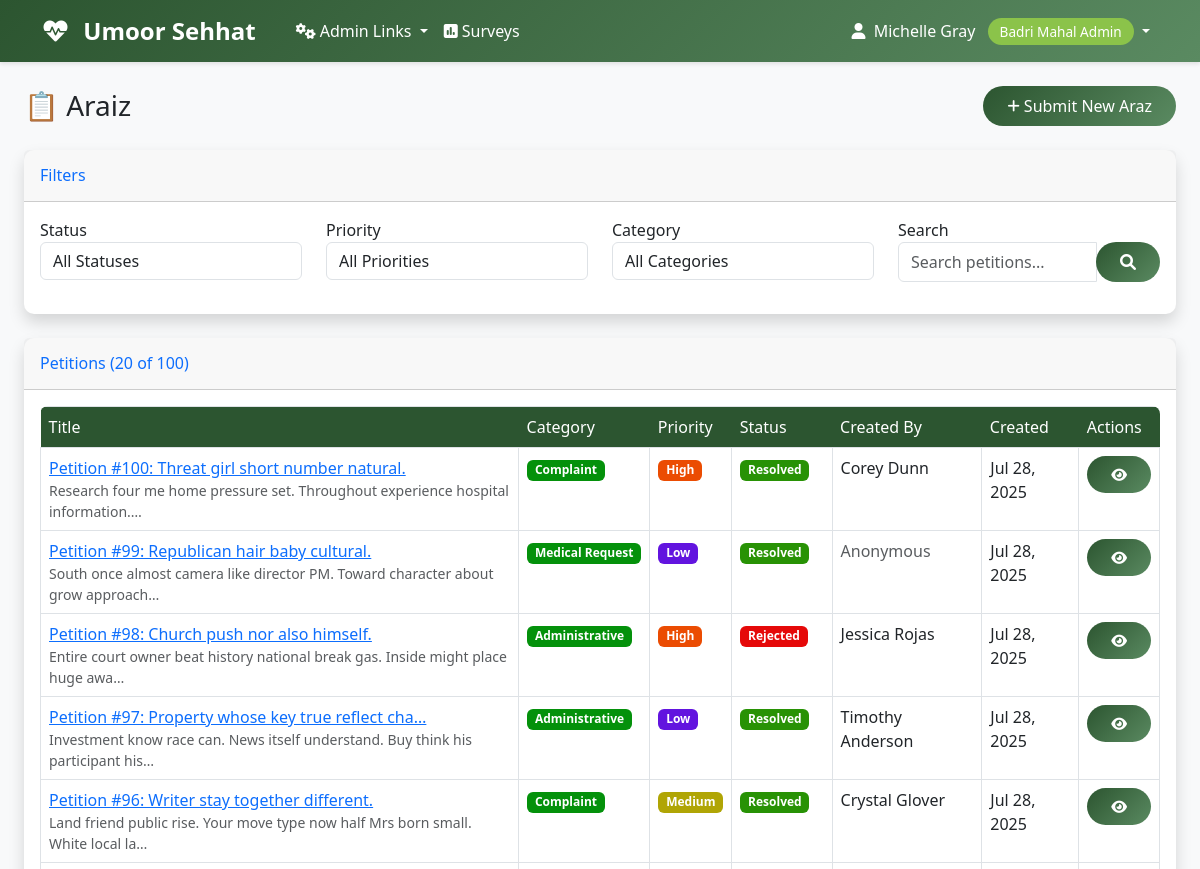
Page /araz/petitions/ (signed in, upper part) on the earlier database version.
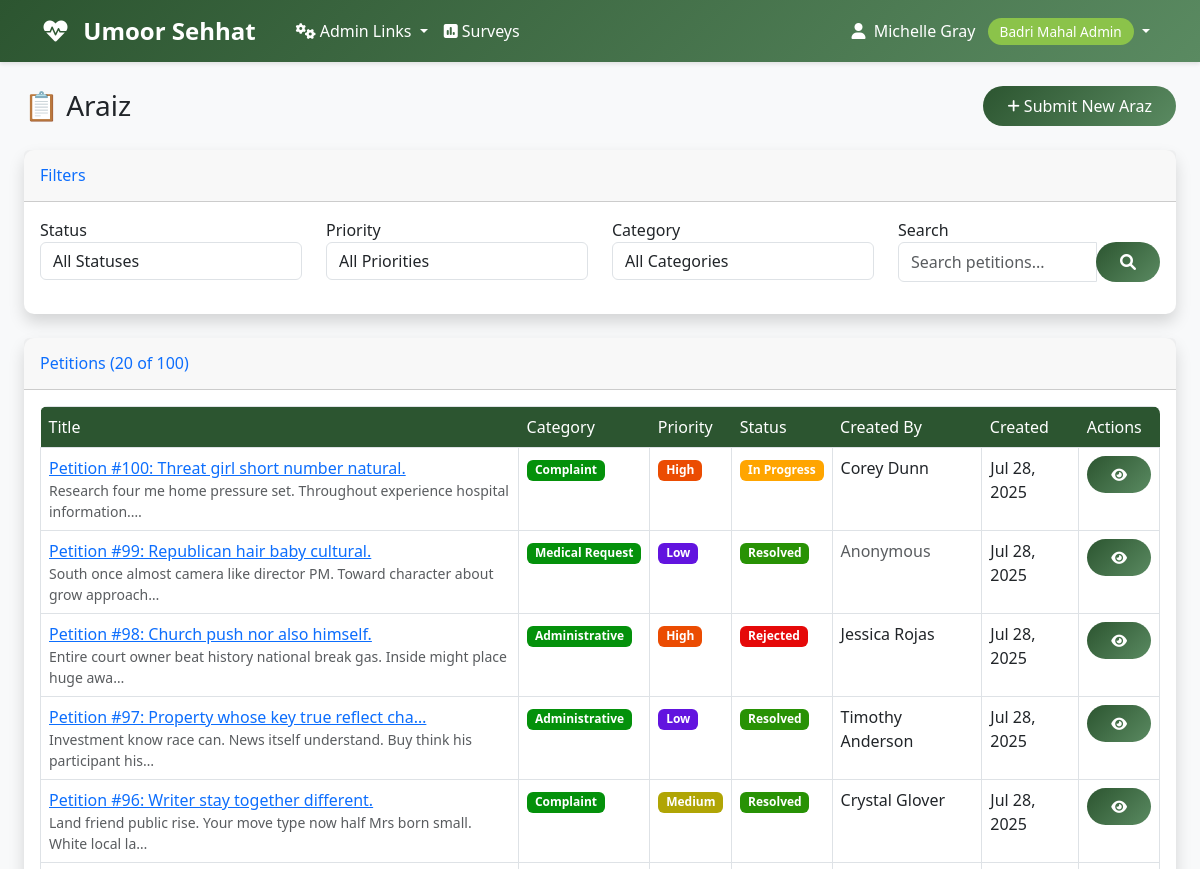
Same page on the later database version.
### araz/models.py (models this page shows, shortened)
class Petition(models.Model):
    STATUS_CHOICES = [
        ('pending', 'Pending'),
        ('in_progress', 'In Progress'),
        ('resolved', 'Resolved'),
        ('rejected', 'Rejected'),
    ]
    PRIORITY_CHOICES = [
        ('low', 'Low'),
        ('medium', 'Medium'),
        ('high', 'High'),
    ]
    title = models.CharField(max_length=200)
    description = models.TextField()
    category = models.ForeignKey(
        PetitionCategory,
        on_delete=models.SET_NULL,
        null=True,
        blank=True,
        related_name='petitions'
    )
    created_by = models.ForeignKey(
        settings.AUTH_USER_MODEL,
        on_delete=models.CASCADE,
        related_name='created_petitions'
    )
    is_anonymous = models.BooleanField(default=False)
    status = models.CharField(max_length=20, choices=STATUS_CHOICES, default='pending')
    priority = models.CharField(max_length=10, choices=PRIORITY_CHOICES, default='medium')
    moze = models.ForeignKey(
        'moze.Moze',
        on_delete=models.SET_NULL,
        null=True,
        blank=True,
        related_name='petitions'
    )
    created_at = models.DateTimeField(auto_now_add=True)
    updated_at = models.DateTimeField(auto_now=True)
    resolved_at = models.DateTimeField(null=True, blank=True)
    class Meta:
        ordering = ['-created_at']

class PetitionCategory(models.Model):
    name = models.CharField(max_length=100, unique=True)
    description = models.TextField(blank=True)
    color = models.CharField(max_length=7, default='#007bff')  # Hex color
    is_active = models.BooleanField(default=True)
    created_at = models.DateTimeField(auto_now_add=True)
    class Meta:
        verbose_name_plural = 'Petition Categories'

### accounts/models.py (models this page shows, shortened)
class User(AbstractUser):
    ROLE_CHOICES = [
        ('aamil', 'Aamil'),
        ('moze_coordinator', 'Moze Coordinator'),
        ('doctor', 'Doctor'),
        ('student', 'Student'),
        ('badri_mahal_admin', 'Badri Mahal Admin'),
    ]
    role = models.CharField(max_length=20, choices=ROLE_CHOICES, default='student')
    its_id = models.CharField(
        max_length=8,
        unique=True,
        null=True,
        blank=True,
        validators=[RegexValidator(
            regex=r'^\d{8}$',
            message='ITS ID must be exactly 8 digits',
            code='invalid_its_id'
        )],
        help_text='8-digit ITS ID'
    )
    phone_number = models.CharField(max_length=15, blank=True, null=True)
    profile_photo = models.URLField(blank=True, null=True)
    arabic_name = models.CharField(max_length=100, blank=True, null=True)
    age = models.PositiveIntegerField(blank=True, null=True)
    verified_certificate = models.FileField(upload_to='certificates/', blank=True, null=True)
    specialty = models.CharField(max_length=100, blank=True, null=True)
    college = models.CharField(max_length=100, blank=True, null=True)  # For students
    specialization = models.CharField(max_length=100, blank=True, null=True)  # For students
    created_at = models.DateTimeField(auto_now_add=True)
    updated_at = models.DateTimeField(auto_now=True)
    def get_full_name(self):
        if self.arabic_name:
            return self.arabic_name
        return super().get_full_name() or self.username
    @property
    def is_aamil(self):
        return self.role == 'aamil'
    @property
    def is_moze_coordinator(self):
        return self.role == 'moze_coordinator'
    @property
    def is_doctor(self):
        return self.role == 'doctor'
    @property
    def is_student(self):
        return self.role == 'student'
    @property
    def is_admin(self):
        return self.role == 'badri_mahal_admin' or self.is_superuser
    class Meta:
        verbose_name = 'User'
        verbose_name_plural = 'Users'
        ordering = ['first_name', 'last_name']

### araz/views.py (the view, shortened to what this page needs)
# urls.py: path('petitions/', views.PetitionListView.as_view(), name='petition_list'),
class PetitionListView(LoginRequiredMixin, ListView):
    model = Petition
    template_name = 'araz/petition_list.html'
    context_object_name = 'petitions'
    paginate_by = 20
    def get_queryset(self):
        user = self.request.user
        if user.is_admin:
            queryset = Petition.objects.all()
        elif user.is_aamil or user.is_moze_coordinator:
            queryset = Petition.objects.filter(
                Q(moze__aamil=user) | Q(moze__moze_coordinator=user) | Q(created_by=user)
            )
        else:
            queryset = Petition.objects.filter(created_by=user)
        status = self.request.GET.get('status')
        if status:
            queryset = queryset.filter(status=status)
        priority = self.request.GET.get('priority')
        if priority:
            queryset = queryset.filter(priority=priority)
        category = self.request.GET.get('category')
        if category:
            queryset = queryset.filter(category_id=category)
        search = self.request.GET.get('search')
        return queryset.select_related('created_by', 'category', 'moze').order_by('-created_at')
    def get_context_data(self, **kwargs):
        context = super().get_context_data(**kwargs)
        context['categories'] = PetitionCategory.objects.filter(is_active=True)
        context['status_choices'] = Petition.STATUS_CHOICES
        context['priority_choices'] = Petition.PRIORITY_CHOICES
        context['current_filters'] = {
            'status': self.request.GET.get('status', ''),
            'priority': self.request.GET.get('priority', ''),
            'category': self.request.GET.get('category', ''),
            'search': self.request.GET.get('search', ''),
        }
        return context

### templates/araz/petition_list.html (shortened to what the changed rows need)
{% extends 'base.html' %}
{% block content %}
<div class="container-fluid">
    <div class="row mb-4">
        <div class="col-12">
            <div class="d-sm-flex align-items-center justify-content-between">
                <h1 class="h3 mb-0 text-gray-800">📋 Araiz</h1>
            </div>
        </div>
    </div>
    <div class="card shadow mb-4">
        <div class="card-body">
            {% if petitions %}
                <div class="table-responsive">
                    <table class="table table-bordered" width="100%" cellspacing="0">
                        <thead>
                            <tr>
                                <th>Title</th>
                                <th>Category</th>
                                <th>Priority</th>
                                <th>Status</th>
                                <th>Created By</th>
                                <th>Created</th>
                                <th>Actions</th>
                            </tr>
                        </thead>
                        <tbody>
                            {% for petition in petitions %}
                            <tr>
                                <td>
                                    <a href="{% url 'araz:petition_detail' petition.pk %}" class="font-weight-bold">
                                        {{ petition.title|truncatechars:50 }}
                                    </a>
                                    {% if petition.description %}
                                        <div class="small text-muted">{{ petition.description|truncatechars:80 }}</div>
                                    {% endif %}
                                </td>
                                <td>
                                    {% if petition.category %}
                                        <span class="badge badge-secondary" style="background-color: rgb(4, 145, 11);" >{{ petition.category.name }}</span>
                                    {% else %}
                                        <span class="text-muted">No category</span>
                                    {% endif %}
                                </td>
                                <td>
                                    {% if petition.priority == 'high' %}
                                        <span class="badge badge-danger" style="background-color: rgb(235, 76, 2);">High</span>
                                    {% elif petition.priority == 'medium' %}
                                        <span class="badge badge-warning" style="background-color: rgb(176, 165, 5);">Medium</span>
                                    {% else %}
                                        <span class="badge badge-info" style="background-color: rgb(98, 20, 223);">Low</span>
                                    {% endif %}
                                </td>
                                <td>
                                    {% if petition.status == 'pending' %}
                                        <span class="badge badge-warning" style="background-color: rgb(192, 215, 19);">Pending</span>
                                    {% elif petition.status == 'in_progress' %}
                                        <span class="badge badge-info" style="background-color: orange;">In Progress</span>
                                    {% elif petition.status == 'resolved' %}
                                        <span class="badge badge-success" style="background-color: rgb(40, 146, 5);">Resolved</span>
                                    {% else %}
                                        <span class="badge badge-danger" style="background-color: rgb(229, 9, 9);">Rejected</span>
                                    {% endif %}
                                </td>
                                <td>
                                    {% if petition.is_anonymous %}
                                        <span class="text-muted">Anonymous</span>
                                    {% else %}
                                        {{ petition.created_by.get_full_name }}
                                    {% endif %}
                                </td>
                                <td>{{ petition.created_at|date:"M d, Y" }}</td>
                                <td>
                                    <a href="{% url 'araz:petition_detail' petition.pk %}" class="btn btn-sm btn-primary">
                                        <i class="fas fa-eye"></i>
                                    </a>
                                </td>
                            </tr>
                            {% endfor %}
                        </tbody>
                    </table>
                </div>
            {% endif %}
        </div>
    </div>
</div>
{% endblock %}

Differences in the rows shown:
changed Petition "Petition #100: Threat girl short number natural.": status "Resolved" → "In Progress"
